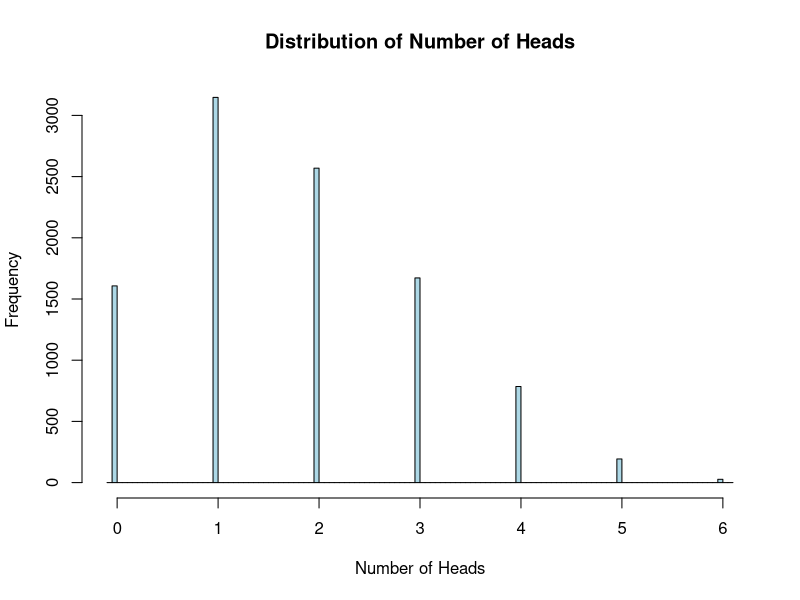

Generate this figure with R:
# Set the number of simulations
n_simulations <- 10000

# Create a function to roll a die and then sample a coin X times
simulate_dice_coin <- function() {
  # Roll the die
  die_roll <- sample(1:6, 1)
  
  # Sample a fair coin die_roll times
  coin_samples <- sample(c("Heads", "Tails"), die_roll, replace = TRUE)
  
  # Count the number of heads
  num_heads <- sum(coin_samples == "Heads")
  
  # Return the number of heads
  return(num_heads)
}

# Run the simulation 1000 times
results <- replicate(n_simulations, simulate_dice_coin())


# Plot the distribution of the number of heads
hist(results, breaks = seq(-0.1, 6.1, 0.05), main = "Distribution of Number of Heads",
     xlab = "Number of Heads", ylab = "Frequency", col = "lightblue", border = "black")
